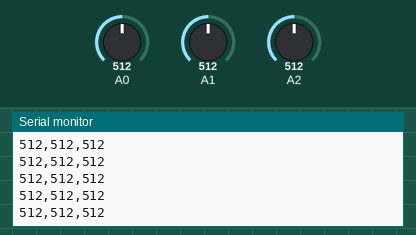
A sketch run on a simulated Arduino Uno, built with avr-gcc and run on an emulated ATmega328P. On the bench: the last lines printed to the serial monitor. The inputs (shaded band) are chosen by the test bench; at power-on: A2 = 512, A0 = 512, A1 = 512.

Above: at 8.7 s.
8.8 s: A2 set to 988
At 8.88 s:
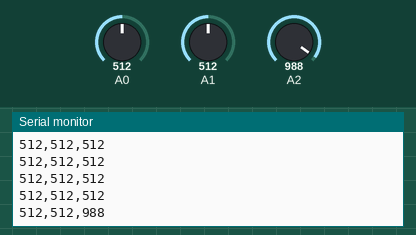
11.8 s: A2 set to 1006
At 11.8 s:
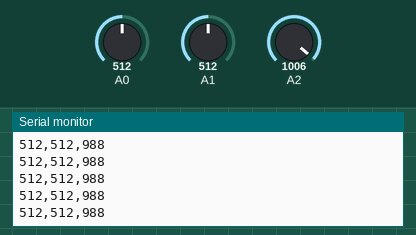
Timing chart, 0 to 14.3 s (numbered marks = the images above; inputs shaded):
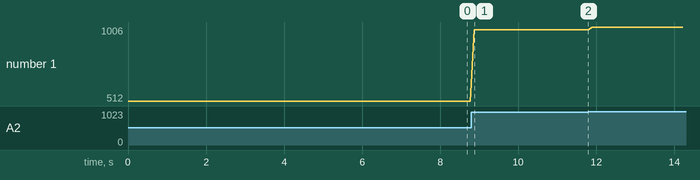

Measured:
- after the input at 8.8 s, the serial monitor: prints a new line after 0.07 s (image 1)
- plotted number 1: 512 → 988 after the input at 8.8 s, 988 → 1006 after the input at 11.8 s

The sketch:

send.ino
```cpp
// Arduino側
// https://scrapbox.io/ZawaBlogs/Arduino%E3%81%8B%E3%82%89Processing%E3%81%AB%E8%A4%87%E6%95%B0%E3%81%AEint%E5%9E%8B%E3%83%87%E3%83%BC%E3%82%BF%E3%82%92%E9%80%81%E3%82%8B
// ArduinoからProcessingに複数のint型データを送る（改）
// 二軸コントローラの利用
// A0:X軸　A1:Y軸　A2:プッシュスイッチ　を接続 (Arduinoのキットにあるコントローラモジュールを利用)


 void setup() {
   Serial.begin(9600);  // シリアル通信速度
 }

 void loop() {
     Serial.print(analogRead(A0));
     Serial.print(",");
     Serial.print(analogRead(A1));
     Serial.print(",");
     Serial.print(analogRead(A2));
     Serial.print("\n");

   delay(100);
 }
```
